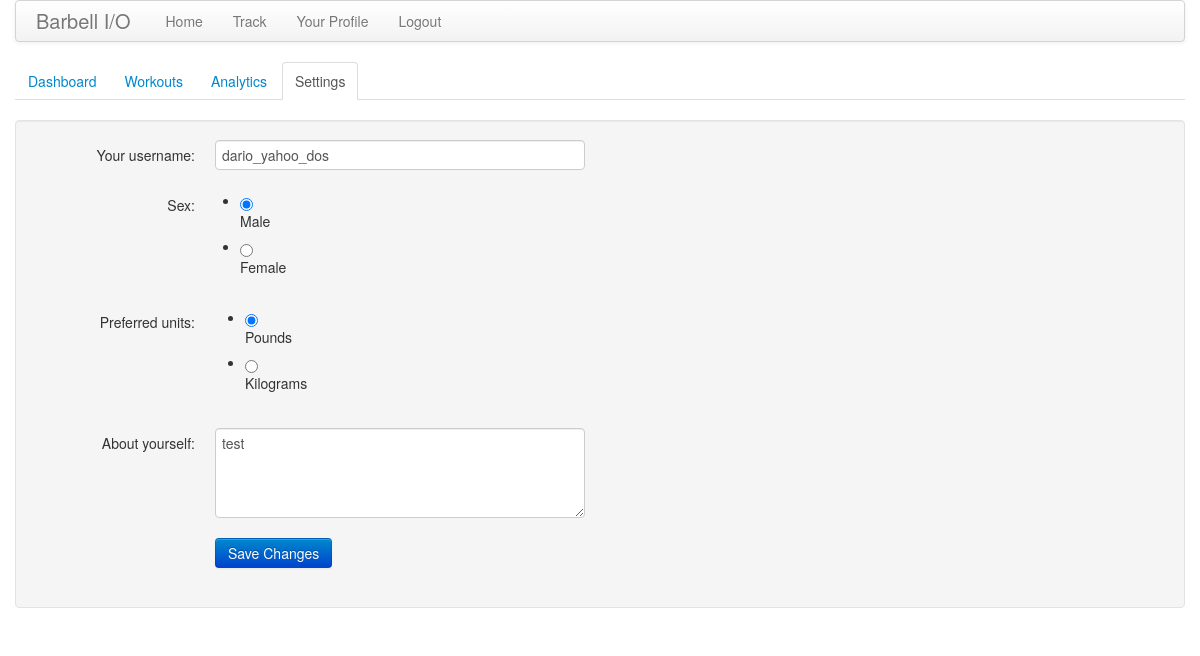
Page /user/dario_yahoo/settings (signed in) on the committed database.
### app/models.py (models this page shows, shortened)
class User(db.Model):
    id = db.Column(db.Integer, primary_key=True)
    uid = db.Column(db.String, unique=True)
    username = db.Column(db.String(64), index=True, unique=True)
    email = db.Column(db.String(120), index=True, unique=True)
    about_me = db.Column(db.String(140))
    last_seen = db.Column(db.DateTime)
    units = db.Column(db.String) # TODO: len
    sex = db.Column(db.String)   # TODO: len
    posts = db.relationship('Post', backref='author', lazy='dynamic')
    lifts = db.relationship('LiftEntry', backref='lifter', lazy='dynamic')
    @property
    def is_authenticated(self):
        return True
    def __repr__(self):
        return '<User %r>' % (self.username)

### app/views.py (the view)
@app.route('/user/<username>/settings', methods=['GET', 'POST'])
@login_required
def user_settings(username):
    user = User.query.filter_by(username=username).first()
    if user == None:
        flash('User %s not found.' % username)
        return redirect(url_for('index'))
    form = EditForm(g.user.username)
    if form.validate_on_submit():
        g.user.username = form.username.data
        g.user.units = form.units.data
        g.user.sex = form.sex.data
        g.user.about_me = form.about_me.data
        db.session.add(g.user)
        db.session.commit()
        flash('Your changes have been saved.')
        return redirect(url_for('user_settings', username=g.user.username))
    else:
        form.username.data = g.user.username
        form.units.data = g.user.units
        form.sex.data = g.user.sex
        form.about_me.data = g.user.about_me
    return render_template('user_settings.html',
                           title='Settings',
                           user=user,
                           form=form)

### app/forms.py (shortened to what this page needs)
class EditForm(Form):
    username = StringField('username', validators=[Length(min=3, max=64), DataRequired(), Regexp('^\w+$')])
    units = RadioField('units', choices=[('lbs','Pounds'), ('kgs','Kilograms')], default='lb', validators=[DataRequired()])
    sex = RadioField('sex', choices=[('male','Male'), ('female','Female')], default='male', validators=[DataRequired()])
    about_me = TextAreaField('about_me', validators=[Length(min=0, max=140)])
    def __init__(self, original_username, *args, **kwargs):
        Form.__init__(self, *args, **kwargs)
        self.original_username = original_username

### app/views.py (called while the page is built)
@app.before_request
def before_request():
    g.user = current_user
    print('Current user: ' + str(g.user))
    if g.user.is_authenticated:
        g.user.last_seen = datetime.utcnow()
        db.session.add(g.user)
        db.session.commit()

@lm.user_loader
def load_user(id):
    return User.query.get(int(id))

### app/templates/user_settings.html (shortened to what this page needs)
{% extends "user_nav.html" %}
{% set active_page = "settings" %}
{% block user_content %}
<div class="well">
    <form class="form-horizontal" action="" method="post" name="edit">
        <div class="control-group{% if form.errors.post %} error{% endif %}">
            <label class="control-label" for="username">Your username:</label>
            <div class="controls">
                {{ form.username(maxlength = 64, class = "span4") }}
            </div>
        </div>
        <div class="control-group{% if form.errors.post %} error{% endif %}">
            <label class="control-label" for="sex">Sex:</label>
            <div class="controls">
                {{ form.sex() }}
            </div>
        </div>
        <div class="control-group{% if form.errors.post %} error{% endif %}">
            <label class="control-label" for="units">Preferred units:</label>
            <div class="controls">
                {{ form.units(class = "span4") }}
            </div>
        </div>
        <div class="control-group{% if form.errors.post %} error{% endif %}">
            <label class="control-label" for="about_me">About yourself:</label>
            <div class="controls">
                {{ form.about_me(cols = 64, rows = 4, class = "span4") }}
            </div>
        </div>
        <div class="control-group">
            <div class="controls">
                <input class="btn btn-primary" type="submit" value="Save Changes">
            </div>
        </div>
    </form>
</div>
{% endblock %}

### rows in the picture
User: username "dario_yahoo_dos", sex "☑ Male ☐ Female", units "☑ Pounds ☐ Kilograms", about_me "test"

### other values in the picture
{{ caption|e }} "Dashboard" "Workouts" "Analytics" "Settings"
